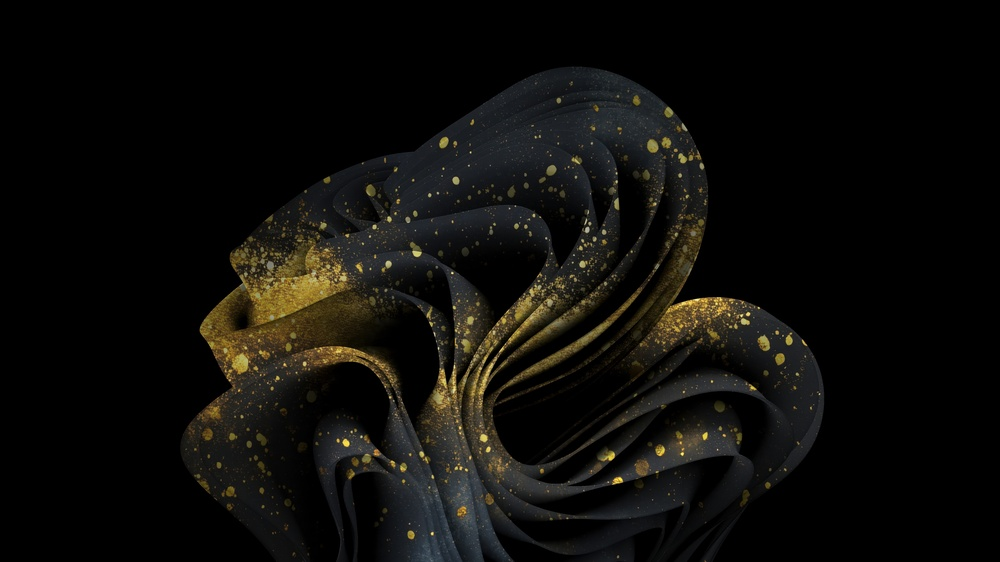
#> input picture win.jpg, 1000 x 562 px, shrunk from 3840 x 2160 before the run
$ python homework.py
#> lines starting #> are read from the running program, lines starting #| are printed output that depends on the picture
import cv2

def annotate_image_width(image_path, output_path):
#> called with image_path = 'win.jpg', output_path = 'output_annotated.jpg'
    image = cv2.imread(image_path)
#> image is the input picture: shape (562, 1000, 3); mean B, G, R 10.2, 13.1, 14.1

    height, width, _ = image.shape
#> height = 562; width = 1000

    start_point = (0, height // 2)
#> start_point = (0, 281)
    end_point = (width, height // 2)
#> end_point = (1000, 281)

    cv2.arrowedLine(image, start_point, end_point, (0, 255, 0), 3, tipLength=0.05)
    cv2.arrowedLine(image, end_point, start_point, (0, 255, 0), 3, tipLength=0.05)

    text = f"Width: {width} pixels"
#> text = 'Width: 1000 pixels'
    text_position = (width // 4, height // 2 - 20)
#> text_position = (250, 261)

    cv2.putText(image, text, text_position, cv2.FONT_HERSHEY_SIMPLEX, 1, (0, 0, 255), 2)
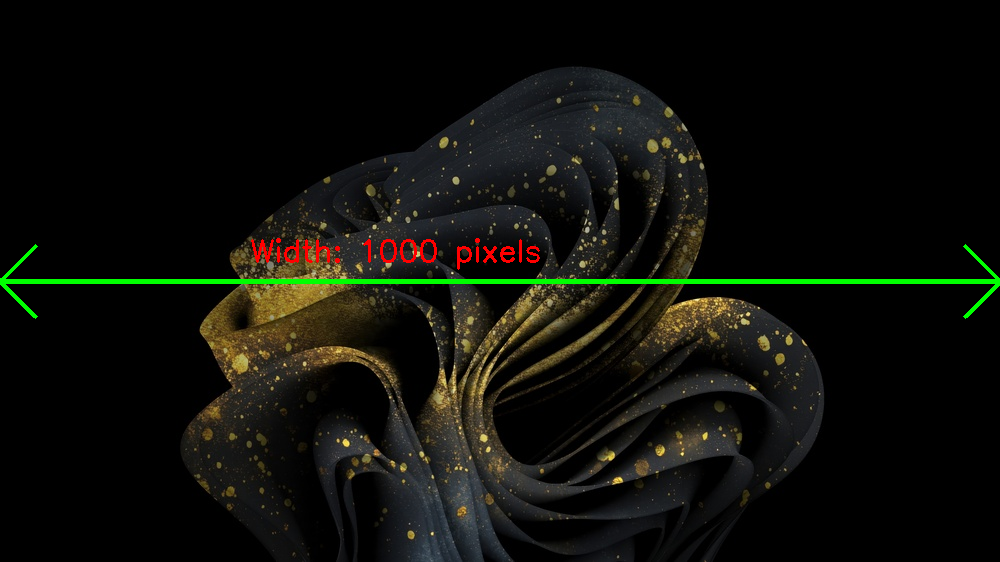
#> image: shape (562, 1000, 3); mean B, G, R 10, 15.4, 14.7

    cv2.imwrite(output_path, image)
    print("Width annotation completed successfully")

def main():
    input_image = "win.jpg"
    output_image = "output_annotated.jpg"
    annotate_image_width(input_image, output_image)

if __name__ == "__main__":
    main()
